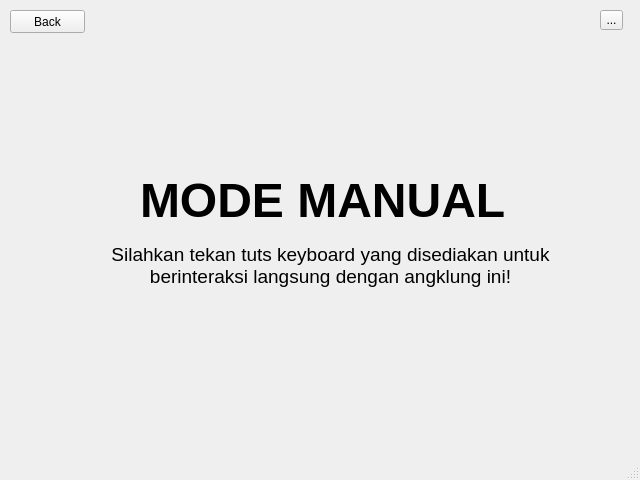
<?xml version="1.0" encoding="UTF-8"?>
<ui version="4.0">
 <class>MainWindow</class>
 <widget class="QMainWindow" name="MainWindow">
  <property name="geometry">
   <rect>
    <x>0</x>
    <y>0</y>
    <width>640</width>
    <height>480</height>
   </rect>
  </property>
  <property name="windowTitle">
   <string>MainWindow</string>
  </property>
  <widget class="QWidget" name="centralwidget">
   <widget class="QLabel" name="modeManualTitle">
    <property name="geometry">
     <rect>
      <x>140</x>
      <y>170</y>
      <width>381</width>
      <height>61</height>
     </rect>
    </property>
    <property name="font">
     <font>
      <pointsize>36</pointsize>
      <weight>75</weight>
      <bold>true</bold>
     </font>
    </property>
    <property name="text">
     <string>MODE MANUAL</string>
    </property>
   </widget>
   <widget class="QPushButton" name="backButton">
    <property name="geometry">
     <rect>
      <x>10</x>
      <y>10</y>
      <width>75</width>
      <height>23</height>
     </rect>
    </property>
    <property name="text">
     <string>Back</string>
    </property>
   </widget>
   <widget class="QLabel" name="manualInst">
    <property name="geometry">
     <rect>
      <x>100</x>
      <y>240</y>
      <width>461</width>
      <height>51</height>
     </rect>
    </property>
    <property name="text">
     <string>&lt;html&gt;&lt;head/&gt;&lt;body&gt;&lt;p align=&quot;center&quot;&gt;&lt;span style=&quot; font-size:14pt;&quot;&gt;Silahkan tekan tuts keyboard yang disediakan untuk &lt;br/&gt;berinteraksi langsung dengan angklung ini!&lt;/span&gt;&lt;/p&gt;&lt;/body&gt;&lt;/html&gt;</string>
    </property>
   </widget>
   <widget class="QToolButton" name="toolButton">
    <property name="geometry">
     <rect>
      <x>600</x>
      <y>10</y>
      <width>23</width>
      <height>20</height>
     </rect>
    </property>
    <property name="text">
     <string>...</string>
    </property>
   </widget>
  </widget>
  <widget class="QMenuBar" name="menubar">
   <property name="geometry">
    <rect>
     <x>0</x>
     <y>0</y>
     <width>640</width>
     <height>22</height>
    </rect>
   </property>
  </widget>
  <widget class="QStatusBar" name="statusbar"/>
 </widget>
 <resources/>
 <connections/>
</ui>
